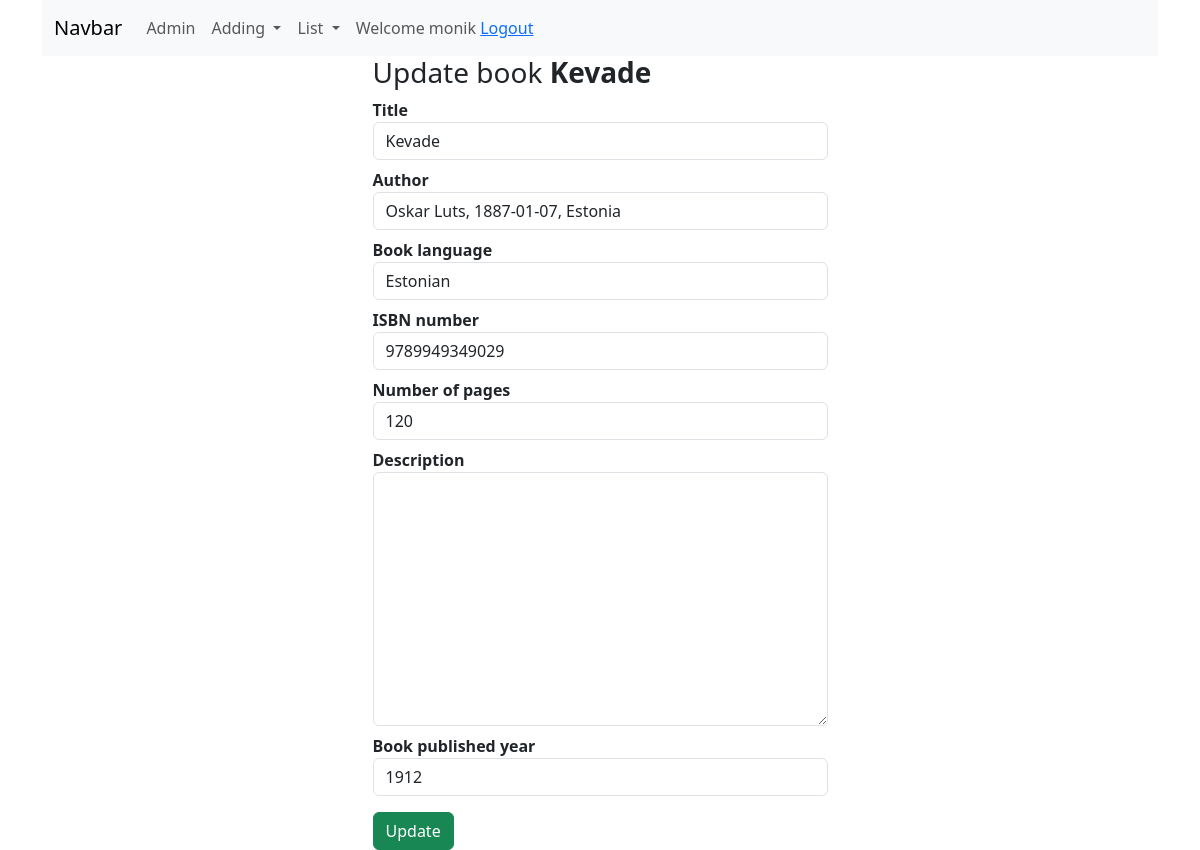
The app's page /booksapp/book_update/1 (signed in) with its own data.
### booksapp/models.py (models this page shows, shortened)
class Book(models.Model):
    title = models.CharField(max_length=100)
    author = models.ForeignKey(Author, on_delete=models.SET_NULL, null=True)
    book_language = models.ForeignKey(Language, on_delete=models.SET_NULL, null=True)
    isbn = models.CharField(verbose_name='ISBN number', max_length=13, validators=[validate_digits_length])
    number_of_pages = models.PositiveIntegerField(validators=[MinValueValidator(2)])
    description = models.TextField(null=True, blank=True)
    book_published_year = models.PositiveIntegerField(validators=[MinValueValidator(1900), max_value_current_year])
    class Meta:
        ordering = ['title']

### booksapp/views.py (the view, shortened to what this page needs)
# urls.py: path('book_update/<int:pk>', views.BookUpdateView.as_view(), name='book_update'),  # Book Update View
class BookUpdateView(WriterRequiredMixin, UpdateView):
    template_name = 'booksapp/book_form_update.html'
    model = Book
    form_class = BookCreateForm
    success_url = reverse_lazy('booksapp:book_list')

### booksapp/forms.py
class BookCreateForm(forms.ModelForm):
    def __init__(self, *args, **kwargs):
        super().__init__(*args, **kwargs)
        for visible in self.visible_fields():
            visible.field.widget.attrs['class'] = 'form-control mb-2'
        self.fields['title'].widget.attrs['autofocus'] = True
        self.fields['book_published_year'].widget = forms.widgets.TextInput(attrs={'type': 'number',
                                                                                   'class': 'form-control mb-2',
                                                                                   'min': 1900, 'step': 1,})
    class Meta:
        model = Book
        fields = '__all__'

### booksapp/models.py (called while the page is built)
    def __str__(self):
        return self.country

    def __str__(self):
        return self.language

    def fullname(self):
        return f'{self.firstname} {self.lastname}'

    def __str__(self):
        return f'{self.fullname()}, {self.birth}, {self.country}'

### booksapp/views.py (called while the page is built)
    def test_func(self):
        return self.request.user.groups.filter(name= 'Writer').exists()

### booksapp/templates/booksapp/book_form_update.html (shortened to what this page needs)
{% extends 'base.html' %}
{% block content %}
    <div class="col-5 mx-auto">
    <h3>Update book <span class="fw-bold">{{ book.title }} </h3>
        <form method="post" class="form">
            {% for field in form %}
            	<div class="form-field">
                    <label for="{{ field.id_for_label }}" class="fw-bold">{{ field.label }}</label>
                    {{ field }}
                </div>
            {% endfor %}
            <input type="submit" value="Update" class="btn btn-success mt-2">
        </form>
    </div>
{% endblock %}

### templates/menu.html (shortened to what this page needs)
<nav class="navbar navbar-expand-lg bg-body-tertiary">
  <div class="container-fluid">
    <a class="navbar-brand" href="{% url 'booksapp:index' %}">Navbar</a>
    <div class="collapse navbar-collapse" id="navbarNavDropdown">
      <ul class="navbar-nav">
        <li class="nav-item">
          <a class="nav-link" href="/admin">Admin</a>
        </li>
      {% if user.is_authenticated %}
        <li class="nav-item dropdown">
          <a class="nav-link dropdown-toggle" href="#" role="button" data-bs-toggle="dropdown" aria-expanded="false">
            Adding
          </a>
        </li>
      {% endif %}
          <li class="nav-item dropdown">
          <a class="nav-link dropdown-toggle" href="#" role="button" data-bs-toggle="dropdown" aria-expanded="false">
            List
          </a>
        </li>
          {% if user.is_authenticated %}
        <span class="nav-link">Welcome {{ user.username }} <a href="{% url 'logout' %}">Logout</a></span>
    {% else %}
        <span class="nav-link">Welcome quest! <a href="{% url 'login' %}">Login</a></span>
    {% endif %}
      </ul>
    </div>
  </div>
</nav>

### records on screen
Book: title "Kevade", form "Kevade" "Oskar Luts, 1887-01-07, Estonia" "Estonian" "9789949349029" "120" "1912"

### other values on screen
{{ user.username }} "monik"
{{ field.label }} "Title" "Author" "Book language" "ISBN number" "Number of pages" "Description" "Book published year"
